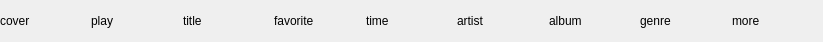
<?xml version="1.0" encoding="UTF-8"?>
<ui version="4.0">
 <class>SongContsEditor</class>
 <widget class="QWidget" name="SongContsEditor">
  <property name="geometry">
   <rect>
    <x>0</x>
    <y>0</y>
    <width>823</width>
    <height>42</height>
   </rect>
  </property>
  <property name="windowTitle">
   <string>Form</string>
  </property>
  <layout class="QHBoxLayout" name="horizontalLayout">
   <property name="spacing">
    <number>0</number>
   </property>
   <property name="leftMargin">
    <number>0</number>
   </property>
   <property name="topMargin">
    <number>0</number>
   </property>
   <property name="rightMargin">
    <number>0</number>
   </property>
   <property name="bottomMargin">
    <number>0</number>
   </property>
   <item>
    <widget class="QLabel" name="labelCoverArt">
     <property name="text">
      <string>cover</string>
     </property>
    </widget>
   </item>
   <item>
    <widget class="QLabel" name="labelPlay">
     <property name="text">
      <string>play</string>
     </property>
    </widget>
   </item>
   <item>
    <widget class="QLabel" name="labelTitle">
     <property name="text">
      <string>title</string>
     </property>
    </widget>
   </item>
   <item>
    <widget class="QLabel" name="labelFavorite">
     <property name="text">
      <string>favorite</string>
     </property>
    </widget>
   </item>
   <item>
    <widget class="QLabel" name="labelTime">
     <property name="text">
      <string>time</string>
     </property>
    </widget>
   </item>
   <item>
    <widget class="QLabel" name="labelArtist">
     <property name="text">
      <string>artist</string>
     </property>
    </widget>
   </item>
   <item>
    <widget class="QLabel" name="labelAlbum">
     <property name="text">
      <string>album</string>
     </property>
    </widget>
   </item>
   <item>
    <widget class="QLabel" name="labelGenre">
     <property name="text">
      <string>genre</string>
     </property>
    </widget>
   </item>
   <item>
    <widget class="QLabel" name="labelMore">
     <property name="text">
      <string>more</string>
     </property>
    </widget>
   </item>
  </layout>
 </widget>
 <resources/>
 <connections/>
</ui>
